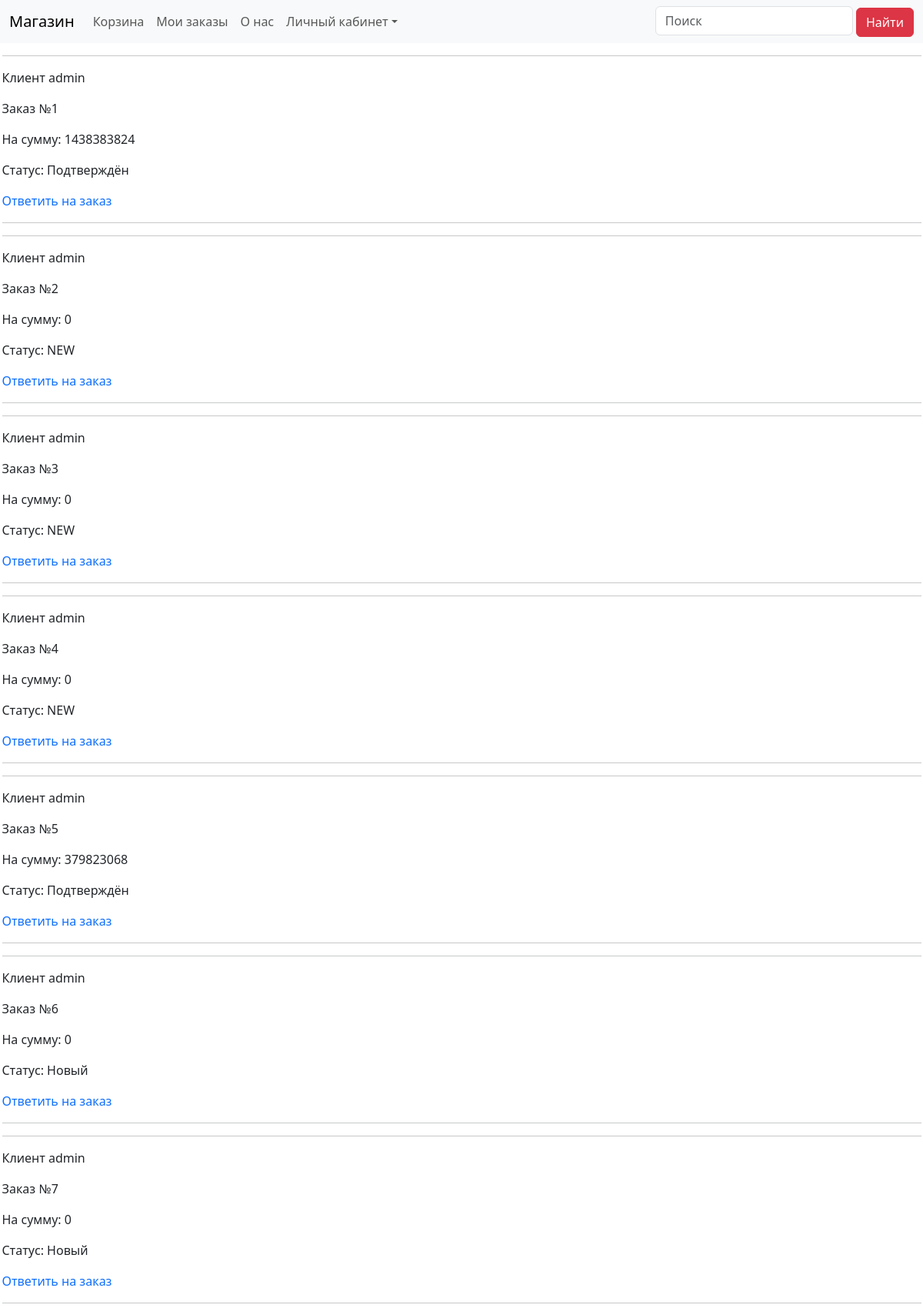
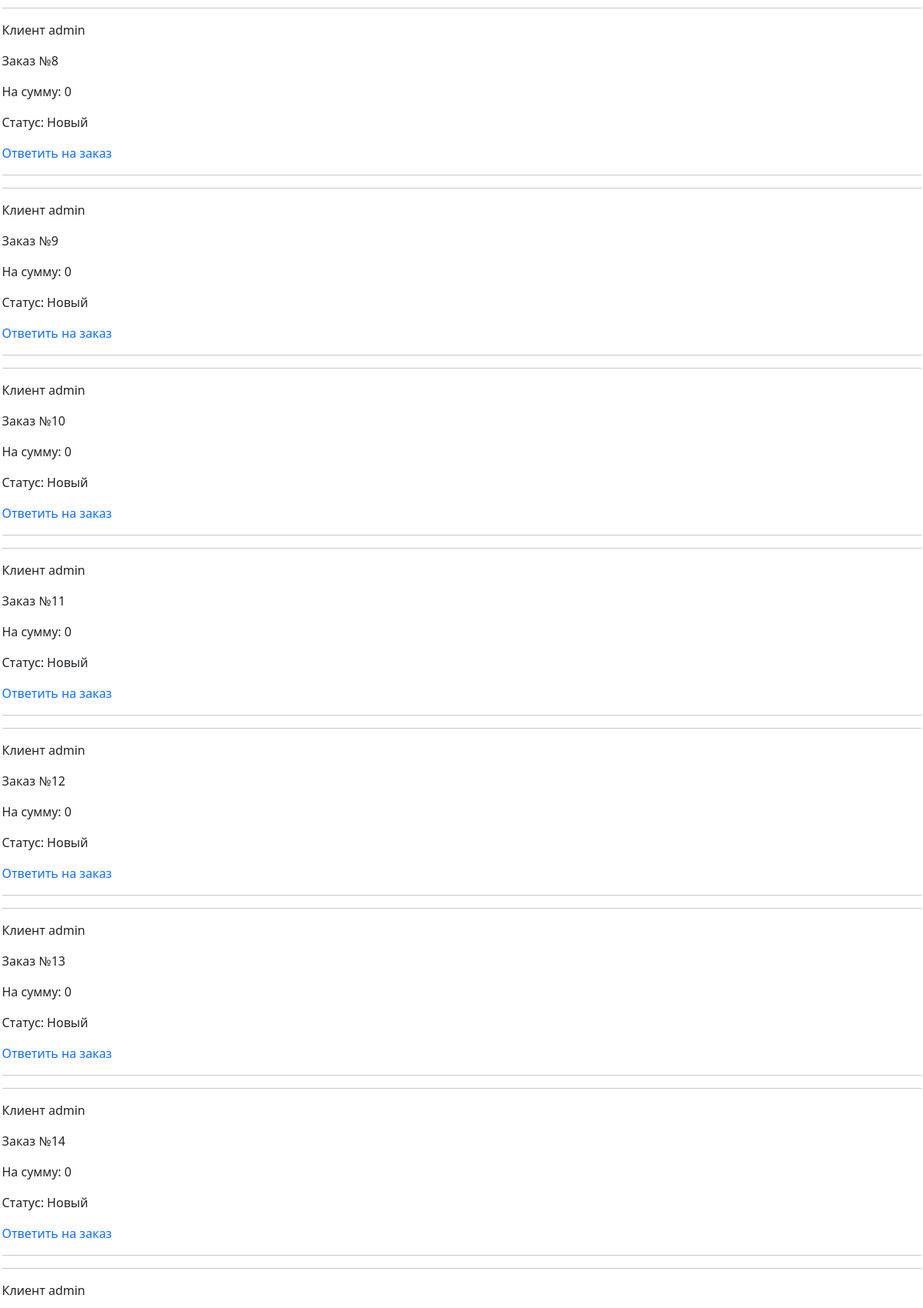
Screenshot of /admins/orders/ (upper part) with the database file from the repository (2 pictures, top to bottom).
### main/models.py (models this page shows)
class Order(models.Model):
	user = models.ForeignKey(User, related_name="order_user", on_delete=models.CASCADE)
	data = models.DateField(auto_now=True)
	id = models.IntegerField(unique=True, primary_key=True)
	total_cost = models.PositiveIntegerField(default=0)
	STATUS_CHOICES = (
		('Новый', 'Новый'),
		('Отменён', 'Отменен'),
		('Подтверждён', 'Подтвержден'),
	)
	status = models.CharField(max_length=20, choices=STATUS_CHOICES, default='Новый')
	massage = models.CharField(max_length=500, default='Примечание', null=True)

### users/models.py (models this page shows)
class User(AbstractUser):
	pass

### main/views.py (the view)
# urls.py: path('admins/orders/', admins_orders, name='admins_orders'),
def admins_orders(request):
    orders = Order.objects.all()
    return render(request, 'admins_orders.html', {'orders': orders})

### main/templates/admins_orders.html (shortened to what this page needs)
{% extends "base.html" %}
{% load static %}
{% block content %}
{% for order in orders %}
<hr>
<div>
    <p>Клиент {{ order.user }} {{ order.user.first_name }}</p>
    <p>Заказ №{{ order.id }}</p>
    <p>На сумму: {{ order.total_cost }}</p>
    <p>Статус: {{ order.status }}</p>
    <a href="{% url 'admins_order_response' pk=order.id %}">Ответить на заказ</a>
</div>
<hr>
{% endfor %}
{% endblock %}

### main/static/main.css (style rules this page uses)
a { text-decoration: none; }

### rows the page displays
Order: user "admin", id "1", total_cost "1438383824", status "Подтверждён"
Order: user "admin", id "2", total_cost "0", status "NEW"
Order: user "admin", id "3", total_cost "0", status "NEW"
Order: user "admin", id "4", total_cost "0", status "NEW"
Order: user "admin", id "5", total_cost "379823068", status "Подтверждён"
Order: user "admin", id "6", total_cost "0", status "Новый"
Order: user "admin", id "7", total_cost "0", status "Новый"
Order: user "admin", id "8", total_cost "0", status "Новый"
Order: user "admin", id "9", total_cost "0", status "Новый"
Order: user "admin", id "10", total_cost "0", status "Новый"
Order: user "admin", id "11", total_cost "0", status "Новый"
Order: user "admin", id "12", total_cost "0", status "Новый"
Order: user "admin", id "13", total_cost "0", status "Новый"
Order: user "admin", id "14", total_cost "0", status "Новый"
Order: user "admin"
